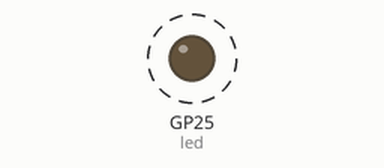
Simulated run of this program. Board: Raspberry Pi Pico running MicroPython. On the bench: output pins drawn as LEDs (lit = HIGH). Dashed ring = blinking.

Above: at 0.5 s.
Timing chart, 0 to 4.6 s (numbered marks = the images above):
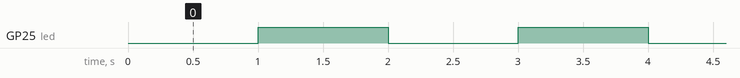

Measured:
- by itself, GP25 (led): alternates HIGH for 1.0 s and LOW for 1.0 s

The program:

blinky.py
```python
""" Blink the Pico onboard led once each second """
from machine import Pin, Timer

led = Pin(25, Pin.OUT)

tim = Timer()

def tick(timer):
    global led
    led.toggle()

tim.init(freq=1, mode=Timer.PERIODIC, callback=tick)
```
